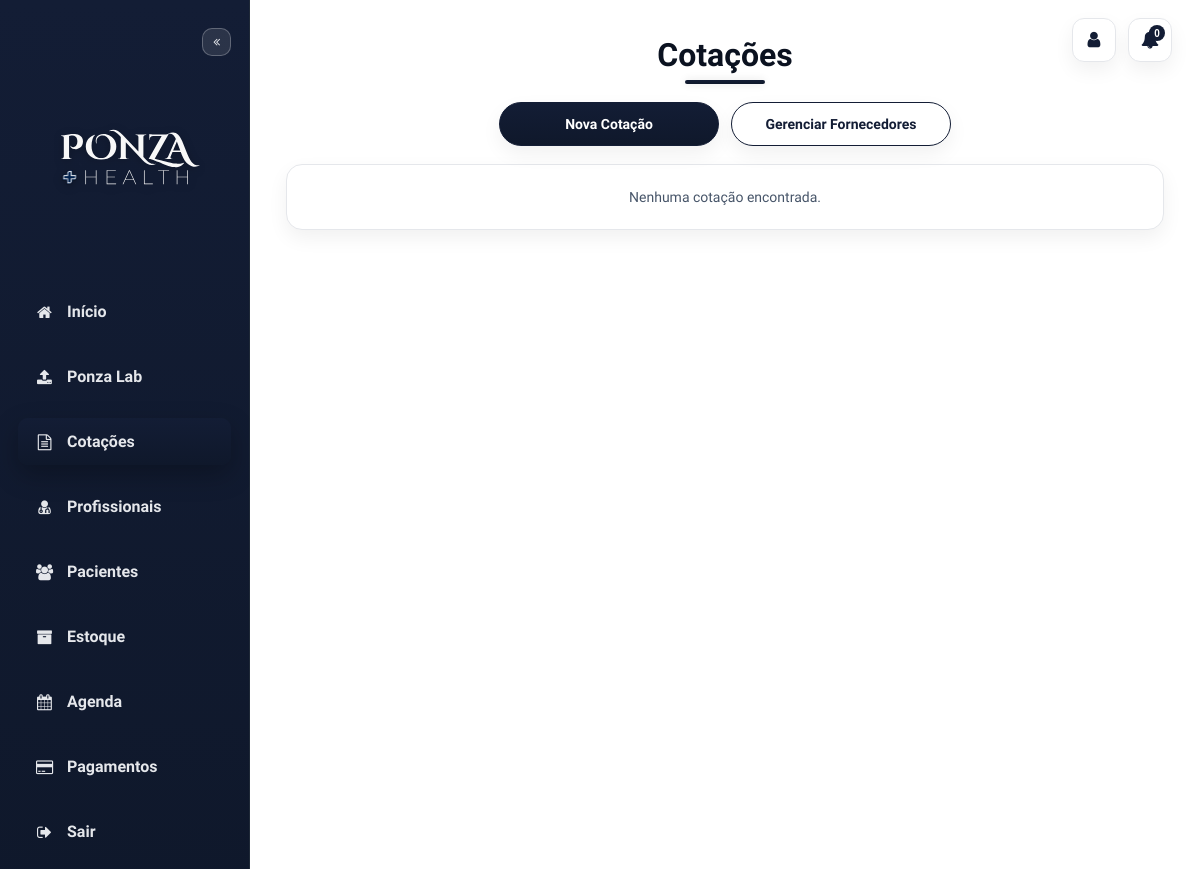
The page /quotes (signed in) on the database as committed earlier.
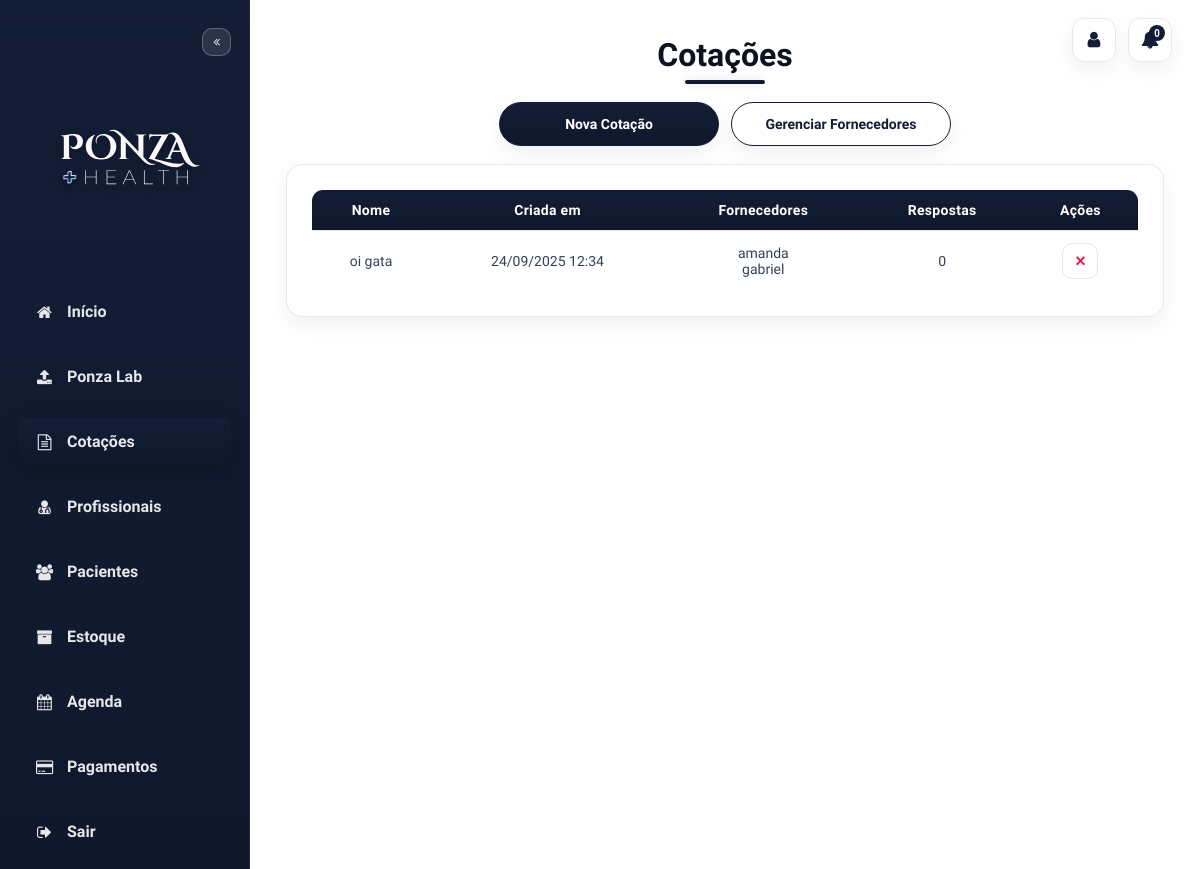
The same page on the database as committed later.
### models.py (models this page shows, shortened)
class BaseModel:
    """__init__ flexível baseado em kwargs (compatível com SQLAlchemy)."""

class Quote(db.Model, BaseModel):
    __tablename__ = "quotes"
    id         = db.Column(db.Integer, primary_key=True)
    user_id    = db.Column(db.Integer, db.ForeignKey("users.id"), index=True, nullable=True)
    title      = db.Column(db.String(200), nullable=False)
    items      = db.Column(db.Text, nullable=False)
    created_at = db.Column(db.DateTime, default=datetime.utcnow, nullable=False)
    suppliers  = db.relationship(
        "Supplier",
        secondary=quote_suppliers,
        backref=db.backref("quotes", lazy="dynamic")
    )
    user       = db.relationship("User", back_populates="quotes")
    responses  = db.relationship("QuoteResponse", back_populates="quote", cascade="all, delete-orphan")

class Supplier(db.Model, BaseModel):
    __tablename__ = "suppliers"
    id      = db.Column(db.Integer, primary_key=True)
    name    = db.Column(db.String(120), nullable=False)
    email   = db.Column(db.String(120))
    phone   = db.Column(db.String(20))
    user_id = db.Column(db.Integer, db.ForeignKey("users.id"), nullable=False, index=True)
    user    = relationship("User", back_populates="suppliers")
    __table_args__ = (
        Index("ix_suppliers_email", "email"),
        Index("ix_suppliers_phone", "phone"),
    )

### app.py (the view)
@app.route('/quotes', methods=['GET'], endpoint='quote_index')
@login_required
def quote_index():
    u = current_user()
    quotes = Quote.query.filter(Quote.user_id == u.id).order_by(Quote.created_at.desc()).all()
    for q in quotes:
        q.created_at_br = q.created_at.astimezone(ZoneInfo("America/Sao_Paulo")) if q.created_at else None
        q.suppliers_count = len(q.suppliers or [])
        q.responses_count = len(q.responses or [])
    return render_template('quote_index.html', quotes=quotes)

### app.py (called while the page is built, shortened)
@app.context_processor
def url_helpers():
    def img_url(path, default_rel=None):
        p = (path or "").strip() or (default_rel or "")
        if p.startswith("/files/img/"):
            return p
        return url_for("static", filename=p)
    return {"img_url": img_url}

def get_logged_user() -> Optional[User]:
    uid = session.get('user_id')
    return User.query.get(uid) if uid else None

def login_required(f: Callable[..., Any]) -> Callable[..., Any]:
    @wraps(f)
    def wrapper(*args, **kwargs):
        u = get_logged_user()
        if not u:
            return redirect(url_for('login'))
        g.user = u
        try:
            uname = getattr(u, "username", "") or ""
        except Exception:
            uname = ""
        if uname.lower() == "admin":
            return f(*args, **kwargs)
    return wrapper

def current_user() -> User:
    u = getattr(g, "user", None) or get_logged_user()
    if not u:
        abort(401)
    return cast(User, u)

@app.context_processor
def inject_globals():
    return {"now": datetime.utcnow()}

### templates/quote_index.html (shortened to what this page needs)
<!DOCTYPE html>
<html lang="pt-br">
<head>
  <link rel="stylesheet" href="https://stackpath.bootstrapcdn.com/font-awesome/4.7.0/css/font-awesome.min.css">
</head>
<body>
  <div class="top-profile">
    <a href="{{ url_for('account') }}" class="icon-btn" title="Minha conta"><i class="fa fa-user"></i></a>
    <button class="icon-btn" type="button" title="Notificações">
      <i class="fa fa-bell"></i>
      <span class="badge">{{ (notifications_unread or 0) }}</span>
    </button>
  </div>
  <div class="sidebar" id="sidebar">
    <button class="sidebar-toggle" onclick="toggleSidebar()"><i class="fa fa-angle-double-left"></i></button>
    <img src="{{ url_for('static', filename='images/3.svg') }}" class="sidebar-logo" alt="Ponza Health" />
    <a href="{{ url_for('index') }}" class="menu-item"><i class="fa fa-home"></i><span class="label">Início</span></a>
    <a href="{{ url_for('upload') }}" class="menu-item"><i class="fa fa-upload"></i><span class="label">Ponza
        Lab</span></a>
    <a href="{{ url_for('quote_index') }}" class="menu-item active"><i class="fa fa-file-text-o"></i><span
        class="label">Cotações</span></a>
    <a href="{{ url_for('doctors') }}" class="menu-item"><i class="fa fa-user-md"></i><span
        class="label">Profissionais</span></a>
    <a href="{{ url_for('catalog') }}" class="menu-item"><i class="fa fa-users"></i><span
        class="label">Pacientes</span></a>
    <a href="{{ url_for('products') }}" class="menu-item"><i class="fa fa-archive"></i><span
        class="label">Estoque</span></a>
    <a href="{{ url_for('agenda') }}" class="menu-item"><i class="fa fa-calendar"></i><span
        class="label">Agenda</span></a>
    <a href="{{ url_for('purchase') }}" class="menu-item"><i class="fa fa-credit-card"></i><span
        class="label">Pagamentos</span></a>
    <a href="{{ url_for('logout') }}" class="menu-item logout"><i class="fa fa-sign-out"></i><span
        class="label">Sair</span></a>
  </div>
  <div class="content">
    <h2>Cotações</h2>
    <div class="action-bar">
      <a href="{{ url_for('create_quote') }}" class="btn">Nova Cotação</a>
      <a href="{{ url_for('suppliers') }}" class="btn btn-outline">Gerenciar Fornecedores</a>
    </div>
    {% if quotes %}
    <div class="panel">
      <div class="table-wrap">
        <table class="catalog-table">
          <thead>
            <tr>
              <th>Nome</th>
              <th>Criada em</th>
              <th>Fornecedores</th>
              <th>Respostas</th>
              <th style="text-align:center;">Ações</th>
            </tr>
          </thead>
          <tbody>
            {% for quote in quotes %}
            <tr>
              <td onclick="window.location='{{ url_for('quote_results', quote_id=quote.id) }}'">{{ quote.title }}</td>
              <td onclick="window.location='{{ url_for('quote_results', quote_id=quote.id) }}'">
                {{ quote.created_at_br.strftime('%d/%m/%Y %H:%M') if quote.created_at_br else '-' }}
              </td>
              <td>
                {% if quote.suppliers %}
                  {% for s in quote.suppliers %}
                    {{ s.name }}<br>
                  {% endfor %}
                {% else %}
                  —
                {% endif %}
              </td>
              <td onclick="window.location='{{ url_for('quote_results', quote_id=quote.id) }}'">
                {{ quote.responses_count }}
              </td>
              <td class="cell-actions">
                <form method="post" action="{{ url_for('quote_delete', quote_id=quote.id) }}"
                  onsubmit="return confirm('Deseja realmente excluir esta cotação?')">
                  <button type="submit" title="Excluir" class="icon-btn-row">×</button>
                </form>
              </td>
            </tr>
            {% endfor %}
          </tbody>
        </table>
      </div>
    </div>
    {% else %}
    <div class="panel">
      <p style="margin:0; color:var(--ink-dim); text-align:center;">Nenhuma cotação encontrada.</p>
    </div>
    {% endif %}
  </div>
</body>
</html>

Rows that differ between the two databases and show on the page:
added Quote: title "oi gata", created_at_br "24/09/2025 12:34", responses_count "0"
now on this page (row unchanged): Supplier: name "amanda"
now on this page (row edited): Supplier: name "gabriel"
Other text that changed with them:
text no longer shown: "Nenhuma cotação encontrada."
text now shown: "Nome Criada em Fornecedores Respostas Ações"
